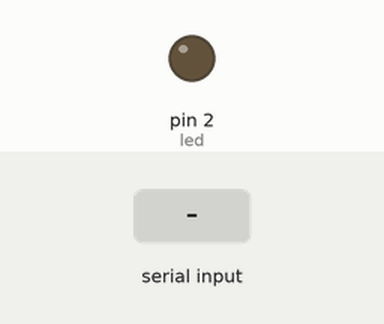
The sketch below on a simulated Arduino Uno, built with avr-gcc and run on an emulated ATmega328P. Shown: output pins drawn as LEDs (lit = HIGH). Inputs (shaded band) come from the test bench.

Above: at 1.2 s.
1.3 s: "E" received over Serial
At 1.9 s:
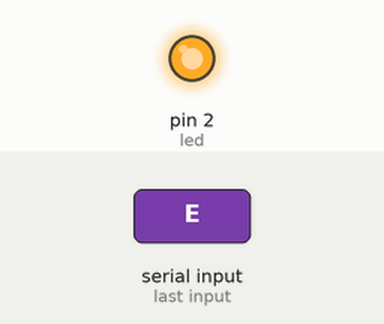
2.8 s: "A" received over Serial
At 3.1 s:
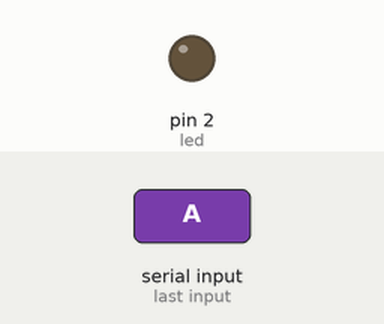
Timing chart, 0 to 5.8 s (numbered marks = the images above; inputs shaded):
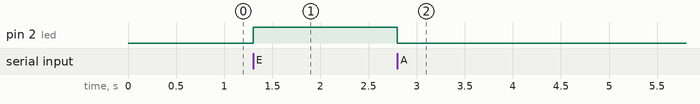

The sketch:

ledProteus.ino
```cpp
//
int led = 2;
int state = 0;


void setup() {
  // put your setup code here, to run once:
  pinMode(led, OUTPUT);
  Serial.begin(9600);
}

void loop() {
  // put your main code here, to run repeatedly:

  // VERIFICAR SI EL PUERTO SERIAL ESTA HABILITADO
  if(Serial.available() > 0){
    state = Serial.read();
  }

  switch(state){
    case 'E' :
      digitalWrite(led, HIGH);
      state = 0;
    break;
    case 'A' :
      digitalWrite(led, LOW);
      state = 0;
    break;
  }

}
```

Measured:
- after the input at 1.3 s, pin 2 (led): LOW → HIGH at once
- after the input at 2.8 s, pin 2 (led): HIGH → LOW at once
